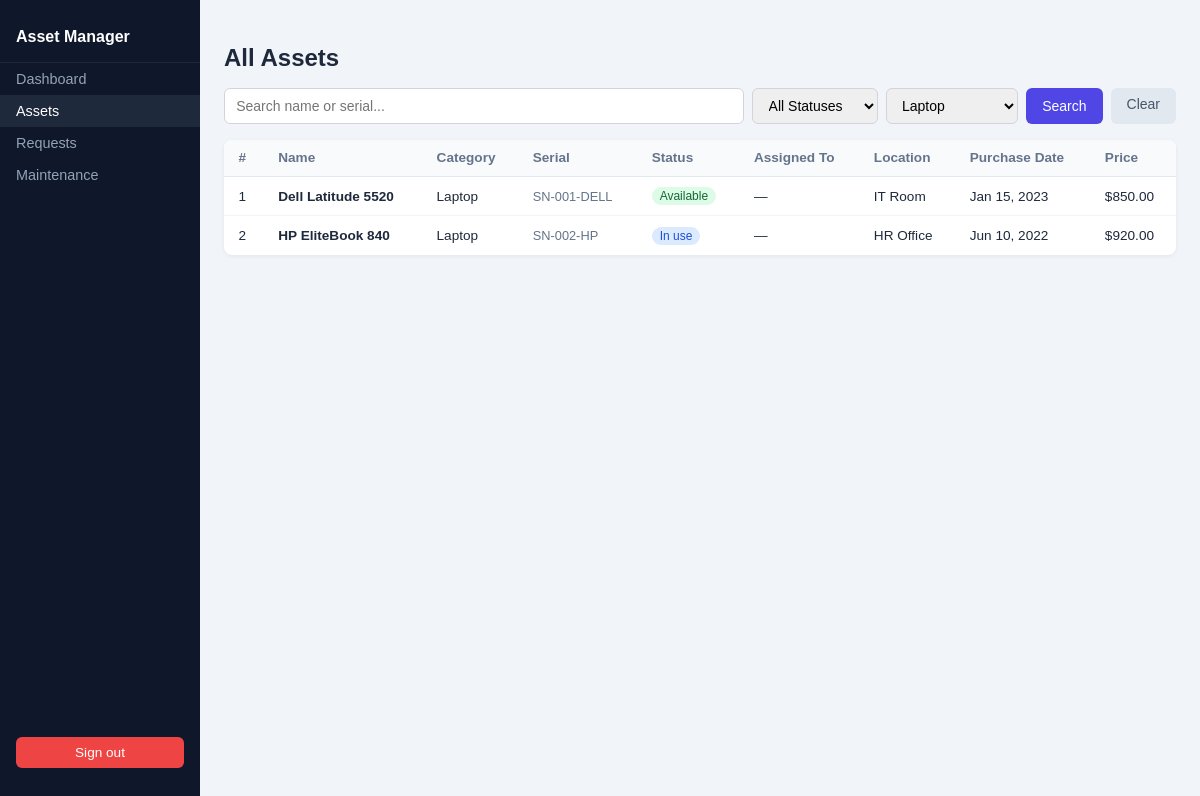
Screenshot of /manager/assets.php?category=1 (signed in) with the database file from the repository.
### tables this page shows
CREATE TABLE assets (
  id             INT AUTO_INCREMENT PRIMARY KEY,
  name           VARCHAR(150) NOT NULL,
  serial_number  VARCHAR(100) UNIQUE,
  category_id    INT,
  assigned_to    INT,                             
  status         ENUM('available','in_use','maintenance','retired')
                   NOT NULL DEFAULT 'available',
  location       VARCHAR(150),
  purchase_date  DATE,
  purchase_price DECIMAL(10,2),
  notes          TEXT,
  created_at     TIMESTAMP DEFAULT CURRENT_TIMESTAMP,
  updated_at     TIMESTAMP DEFAULT CURRENT_TIMESTAMP
                   ON UPDATE CURRENT_TIMESTAMP,

  CONSTRAINT fk_assets_category
    FOREIGN KEY (category_id) REFERENCES categories(id)
    ON DELETE SET NULL,

  CONSTRAINT fk_assets_user
    FOREIGN KEY (assigned_to) REFERENCES users(id)
    ON DELETE SET NULL
);

CREATE TABLE categories (
  id          INT AUTO_INCREMENT PRIMARY KEY,
  name        VARCHAR(100) NOT NULL UNIQUE,
  description TEXT,
  created_at  TIMESTAMP DEFAULT CURRENT_TIMESTAMP
);

### manager/assets.php (the view, shortened to what this page needs)
<?php
require_once '../db.php';
$search        = trim($_GET['q'] ?? '');
$filter_status = $_GET['status'] ?? 'all';
$filter_cat    = intval($_GET['category'] ?? 0);
$where_parts = [];
if ($filter_cat > 0)      $where_parts[] = "a.category_id = $filter_cat";
$where = $where_parts ? 'WHERE '.implode(' AND ', $where_parts) : '';
$assets      = $conn->query("SELECT a.*,c.name AS category_name,u.name AS assigned_user FROM assets a LEFT JOIN categories c ON c.id=a.category_id LEFT JOIN users u ON u.id=a.assigned_to $where ORDER BY a.name ASC");
$categories  = $conn->query('SELECT * FROM categories ORDER BY name');
$pending_req = $conn->query("SELECT COUNT(*) AS c FROM asset_requests WHERE status='pending'")->fetch_assoc()['c'];
?>
<!DOCTYPE html>
<html lang="en">
<head>
</head>
<body>
<aside class="sidebar">
  <div class="brand">Asset Manager</div>
  <nav>
    <a href="dashboard.php">Dashboard</a>
    <a href="assets.php" class="active">Assets</a>
    <a href="requests.php">Requests <?= $pending_req > 0 ? "($pending_req)" : '' ?></a>
    <a href="maintenance.php">Maintenance</a>
  </nav>
  <div class="logout"><a href="../logout.php">Sign out</a></div>
</aside>
<main class="main">
  <h2>All Assets</h2>
  <form method="GET">
    <div class="filter-bar">
      <input type="text" name="q" value="<?=htmlspecialchars($search)?>" placeholder="Search name or serial...">
      <select name="status">
        <option value="all" <?=$filter_status==='all'?'selected':''?>>All Statuses</option>
      </select>
      <select name="category">
        <?php while($cat=$categories->fetch_assoc()): ?>
          <option value="<?=$cat['id']?>" <?=$filter_cat==$cat['id']?'selected':''?>><?=htmlspecialchars($cat['name'])?></option>
        <?php endwhile; ?>
      </select>
      <button type="submit" class="btn-search">Search</button>
      <a href="assets.php" class="btn-clear">Clear</a>
    </div>
  </form>
  <div class="card">
    <table>
      <thead>
        <tr><th>#</th><th>Name</th><th>Category</th><th>Serial</th><th>Status</th><th>Assigned To</th><th>Location</th><th>Purchase Date</th><th>Price</th></tr>
      </thead>
      <tbody>
        <?php if($assets->num_rows===0): ?>
          <tr><td colspan="9" class="empty">No assets found.</td></tr>
        <?php else: ?>
          <?php while($row=$assets->fetch_assoc()): ?>
          <tr>
            <td><?=$row['id']?></td>
            <td><strong><?=htmlspecialchars($row['name'])?></strong></td>
            <td><?=htmlspecialchars($row['category_name']??'—')?></td>
            <td style="font-size:.8rem;color:#64748b"><?=htmlspecialchars($row['serial_number']??'—')?></td>
            <td><span class="badge <?=$row['status']?>"><?=ucfirst(str_replace('_',' ',$row['status']))?></span></td>
            <td><?=htmlspecialchars($row['assigned_user']??'—')?></td>
            <td><?=htmlspecialchars($row['location']??'—')?></td>
            <td><?=$row['purchase_date']?date('M d, Y',strtotime($row['purchase_date'])):'—'?></td>
            <td><?=$row['purchase_price']?'$'.number_format($row['purchase_price'],2):'—'?></td>
          </tr>
          <?php endwhile; ?>
        <?php endif; ?>
      </tbody>
    </table>
  </div>
</main>
</body>
</html>

### manager/assets.php (style rules this page uses)
body { font-family:sans-serif;display:flex;min-height:100vh;margin:0;background:#f1f5f9;color:#1e293b }
.sidebar { width:200px;background:#0f172a;padding:1rem 0;display:flex;flex-direction:column }
.sidebar .brand { color:#fff;font-weight:700;padding:.75rem 1rem 1rem;border-bottom:1px solid #1e293b }
.sidebar nav a { display:block;color:#94a3b8;text-decoration:none;padding:.5rem 1rem;font-size:.9rem }
.sidebar nav a:hover,.sidebar nav a.active { background:#1e293b;color:#fff }
.sidebar .logout { margin-top:auto;padding:1rem }
.sidebar .logout a { display:block;text-align:center;background:#ef4444;color:#fff;padding:.5rem;border-radius:6px;text-decoration:none;font-size:.85rem }
.main { flex:1;padding:1.5rem;overflow-x:auto }
h2 { margin-bottom:1rem }
.filter-bar { display:flex;gap:8px;margin-bottom:1rem;flex-wrap:wrap }
.filter-bar input,.filter-bar select { padding:.5rem .7rem;border:1px solid #d1d5db;border-radius:6px;font-size:.875rem }
.filter-bar input { flex:1;min-width:150px }
.btn-search { padding:.5rem 1rem;background:#4f46e5;color:#fff;border:none;border-radius:6px;cursor:pointer;font-size:.875rem }
.btn-clear { padding:.5rem 1rem;background:#e2e8f0;color:#475569;border:none;border-radius:6px;cursor:pointer;font-size:.875rem;text-decoration:none }
.card { background:#fff;border-radius:8px;box-shadow:0 1px 4px rgba(0,0,0,.07);overflow:hidden }
table { width:100%;border-collapse:collapse;font-size:.85rem }
th { background:#f8fafc;padding:.65rem .9rem;text-align:left;border-bottom:1px solid #e2e8f0;color:#64748b;font-weight:600 }
td { padding:.65rem .9rem;border-bottom:1px solid #f1f5f9 }
tr:last-child td { border-bottom:none }
.badge { display:inline-block;padding:2px 8px;border-radius:20px;font-size:.75rem;font-weight:500 }
.badge.available { background:#dcfce7;color:#166534 }
.badge.in_use { background:#dbeafe;color:#1d4ed8 }

### rows the page displays
assets: id "1", name "Dell Latitude 5520", category.name "Laptop", serial_number "SN-001-DELL", status "Available", assigned_user "—", location "IT Room", purchase_date "Jan 15, 2023", purchase_price "850.00"
assets: id "2", name "HP EliteBook 840", category.name "Laptop", serial_number "SN-002-HP", status "In use", assigned_user "—", location "HR Office", purchase_date "Jun 10, 2022", purchase_price "920.00"

### other values shown
form field category "Laptop"
